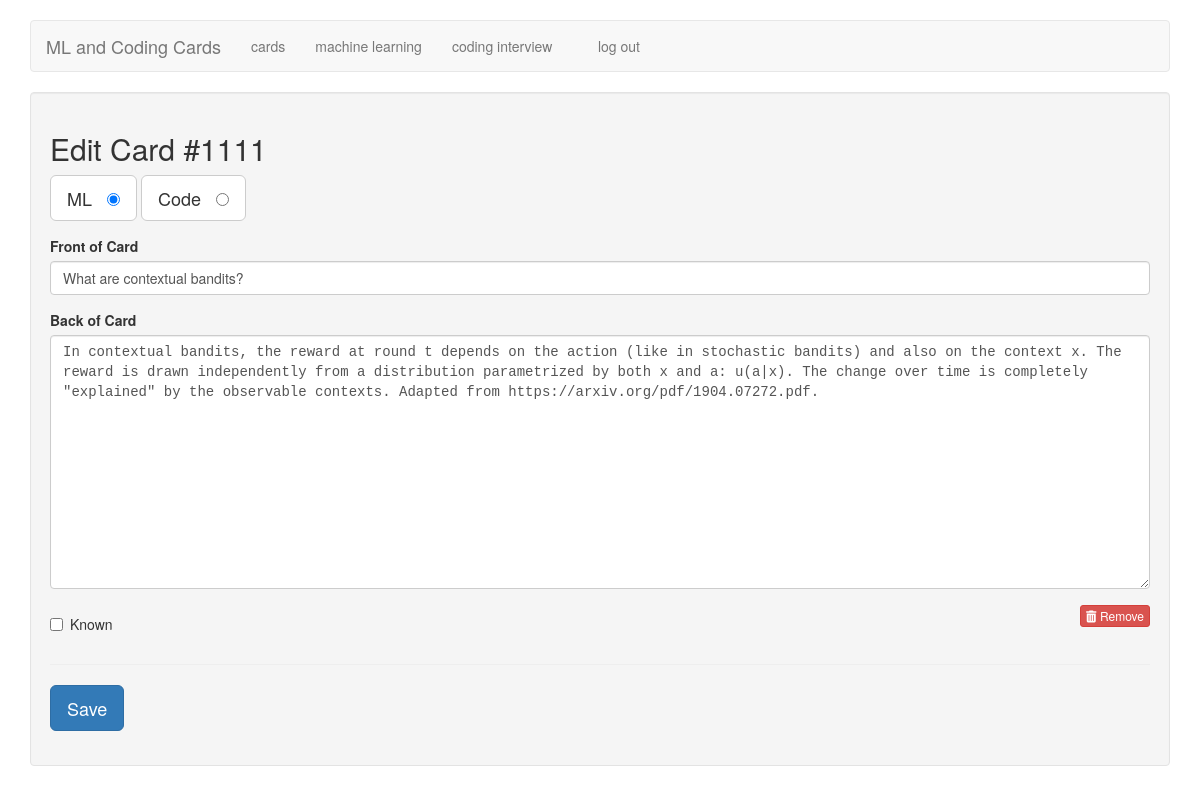
The app's page /edit/1111 (signed in) with its own data.
### tables this page shows
CREATE TABLE cards (
  id integer primary key autoincrement,
  type tinyint not null, /* 1 for vocab, 2 for code */
  front text not null,
  back text not null,
  known boolean default 0
);

### flash_cards.py (the view)
@app.route('/edit/<card_id>')
def edit(card_id):
    if not session.get('logged_in'):
        return redirect(url_for('login'))
    db = get_db()
    query = '''
        SELECT id, type, front, back, known
        FROM cards
        WHERE id = ?
    '''
    cur = db.execute(query, [card_id])
    card = cur.fetchone()
    return render_template('edit.html', card=card)

### flash_cards.py (called while the page is built)
def connect_db():
    rv = sqlite3.connect(app.config['DATABASE'])
    rv.row_factory = sqlite3.Row
    return rv

def get_db():
    if not hasattr(g, 'sqlite_db'):
        g.sqlite_db = connect_db()
    return g.sqlite_db

### templates/edit.html (shortened to what this page needs)
{% extends "layout.html" %}
{% block body %}
    <div class="well">
        <h2>Edit Card #{{ card.id }}</h2>
        <form action="{{ url_for('edit_card') }}" method="post" class="cardForm">
            <div class="form-group">
                <label for="ML" class="btn btn-default btn-lg">ML &nbsp;
                    <input type="radio" name="type" value="1"
                           id="ML" {{ "checked" if (card.type == 1) else "" }} />
                </label>
                <label for="code" class="btn btn-default btn-lg">Code &nbsp;
                    <input type="radio" name="type" value="2" id="code" {{ "checked" if (card.type == 2) else "" }} />
                </label>
            </div>
            <div class="form-group">
                <label for="front">Front of Card</label>
                <input type="text" name="front" id="front" class="form-control" value="{{ card.front|e }}">
            </div>
            <div class="form-group">
                <label for="back">Back of Card</label>
                <textarea name="back"
                          class="form-control"
                          id="back"
                          placeholder="back of card"
                          rows="12">{{ card.back|e }}</textarea>
            </div>
            <div class="row">
                <div class="col-xs-6">
                    <div class="checkbox">
                        <label>
                            <input type="checkbox" name="known"
                               value="1" {{ "checked" if (card.known == 1) else "" }} /> Known
                        </label>
                    </div>
                </div>
                <div class="col-xs-6 text-right">
                    <a href="{{ url_for('delete', card_id=card.id) }}" class="btn btn-danger btn-xs">
                        <i class="fa fa-trash"></i>
                        Remove
                    </a>
                </div>
            </div>
            <hr />
            <div class="form-group">
                <button type="submit" class="saveButton btn btn-lg btn-primary">Save</button>
            </div>
        </form>
    </div>
{% endblock %}

### static/style.css (style rules this page uses)
textarea { font-family: monospace; }

### records on screen
cards: id "1111", front "What are contextual bandits?", back "In contextual bandits, the reward at round t depends on the action (like in stochastic bandits) and also on the context x. The reward is drawn independently from a distribution parametrized by both x and a: u(a|x). The change over time is completely \"explained\" by the observable contexts. Adapted from https://arxiv.org/pdf/1904.07272.pdf."
